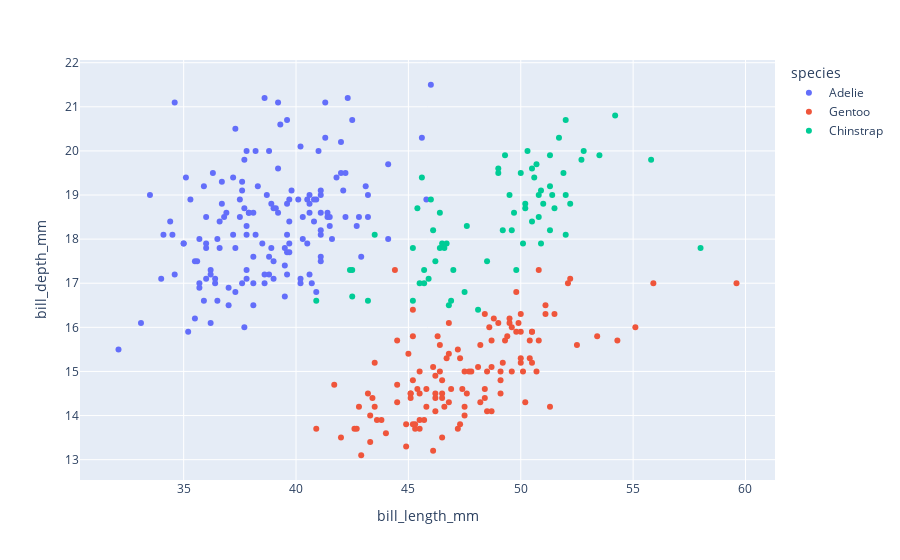

The code cell stored with this chart in its notebook:
### Markdown cell above
## Plotly

Let's create a scatterplot where we map:

- x --> bill length
- y --> bill depth
- color --> species

As a bonus, all of the plots that Plotly makes are interactive! Try hovering your cursor over a point or selecting a region of the scatterplot.

### Code cell
import plotly.express as px
px.scatter(df, x='bill_length_mm', y='bill_depth_mm', color='species')

### Figure 1 — Plotly figure (JSON) as saved in the notebook; plotly's stock layout.template omitted (floating-point values rounded to 4 significant figures; data arrays with more than 128 entries replaced by an {"elided": "..."} marker saying what was removed)
{"data": [{"hovertemplate": "species=Adelie<br>bill_length_mm=%{x}<br>bill_depth_mm=%{y}<extra></extra>", "legendgroup": "Adelie", "marker": {"color": "#636efa", "symbol": "circle"}, "mode": "markers", "name": "Adelie", "orientation": "v", "showlegend": true, "type": "scatter", "x": {"elided": "152 float values"}, "xaxis": "x", "y": {"elided": "152 float values"}, "yaxis": "y"}, {"hovertemplate": "species=Gentoo<br>bill_length_mm=%{x}<br>bill_depth_mm=%{y}<extra></extra>", "legendgroup": "Gentoo", "marker": {"color": "#EF553B", "symbol": "circle"}, "mode": "markers", "name": "Gentoo", "orientation": "v", "showlegend": true, "type": "scatter", "x": [46.1, 50.0, 48.7, 50.0, 47.6, 46.5, 45.4, 46.7, 43.3, 46.8, 40.9, 49.0, 45.5, 48.4, 45.8, 49.3, 42.0, 49.2, 46.2, 48.7, 50.2, 45.1, 46.5, 46.3, 42.9, 46.1, 44.5, 47.8, 48.2, 50.0, 47.3, 42.8, 45.1, 59.6, 49.1, 48.4, 42.6, 44.4, 44.0, 48.7, 42.7, 49.6, 45.3, 49.6, 50.5, 43.6, 45.5, 50.5, 44.9, 45.2, 46.6, 48.5, 45.1, 50.1, 46.5, 45.0, 43.8, 45.5, 43.2, 50.4, 45.3, 46.2, 45.7, 54.3, 45.8, 49.8, 46.2, 49.5, 43.5, 50.7, 47.7, 46.4, 48.2, 46.5, 46.4, 48.6, 47.5, 51.1, 45.2, 45.2, 49.1, 52.5, 47.4, 50.0, 44.9, 50.8, 43.4, 51.3, 47.5, 52.1, 47.5, 52.2, 45.5, 49.5, 44.5, 50.8, 49.4, 46.9, 48.4, 51.1, 48.5, 55.9, 47.2, 49.1, 47.3, 46.8, 41.7, 53.4, 43.3, 48.1, 50.5, 49.8, 43.5, 51.5, 46.2, 55.1, 44.5, 48.8, 47.2, NaN, 46.8, 50.4, 45.2, 49.9], "xaxis": "x", "y": [13.2, 16.3, 14.1, 15.2, 14.5, 13.5, 14.6, 15.3, 13.4, 15.4, 13.7, 16.1, 13.7, 14.6, 14.6, 15.7, 13.5, 15.2, 14.5, 15.1, 14.3, 14.5, 14.5, 15.8, 13.1, 15.1, 14.3, 15.0, 14.3, 15.3, 15.3, 14.2, 14.5, 17.0, 14.8, 16.3, 13.7, 17.3, 13.6, 15.7, 13.7, 16.0, 13.7, 15.0, 15.9, 13.9, 13.9, 15.9, 13.3, 15.8, 14.2, 14.1, 14.4, 15.0, 14.4, 15.4, 13.9, 15.0, 14.5, 15.3, 13.8, 14.9, 13.9, 15.7, 14.2, 16.8, 14.4, 16.2, 14.2, 15.0, 15.0, 15.6, 15.6, 14.8, 15.0, 16.0, 14.2, 16.3, 13.8, 16.4, 14.5, 15.6, 14.6, 15.9, 13.8, 17.3, 14.4, 14.2, 14.0, 17.0, 15.0, 17.1, 14.5, 16.1, 14.7, 15.7, 15.8, 14.6, 14.4, 16.5, 15.0, 17.0, 15.5, 15.0, 13.8, 16.1, 14.7, 15.8, 14.0, 15.1, 15.2, 15.9, 15.2, 16.3, 14.1, 16.0, 15.7, 16.2, 13.7, NaN, 14.3, 15.7, 14.8, 16.1], "yaxis": "y"}, {"hovertemplate": "species=Chinstrap<br>bill_length_mm=%{x}<br>bill_depth_mm=%{y}<extra></extra>", "legendgroup": "Chinstrap", "marker": {"color": "#00cc96", "symbol": "circle"}, "mode": "markers", "name": "Chinstrap", "orientation": "v", "showlegend": true, "type": "scatter", "x": [46.5, 50.0, 51.3, 45.4, 52.7, 45.2, 46.1, 51.3, 46.0, 51.3, 46.6, 51.7, 47.0, 52.0, 45.9, 50.5, 50.3, 58.0, 46.4, 49.2, 42.4, 48.5, 43.2, 50.6, 46.7, 52.0, 50.5, 49.5, 46.4, 52.8, 40.9, 54.2, 42.5, 51.0, 49.7, 47.5, 47.6, 52.0, 46.9, 53.5, 49.0, 46.2, 50.9, 45.5, 50.9, 50.8, 50.1, 49.0, 51.5, 49.8, 48.1, 51.4, 45.7, 50.7, 42.5, 52.2, 45.2, 49.3, 50.2, 45.6, 51.9, 46.8, 45.7, 55.8, 43.5, 49.6, 50.8, 50.2], "xaxis": "x", "y": [17.9, 19.5, 19.2, 18.7, 19.8, 17.8, 18.2, 18.2, 18.9, 19.9, 17.8, 20.3, 17.3, 18.1, 17.1, 19.6, 20.0, 17.8, 18.6, 18.2, 17.3, 17.5, 16.6, 19.4, 17.9, 19.0, 18.4, 19.0, 17.8, 20.0, 16.6, 20.8, 16.7, 18.8, 18.6, 16.8, 18.3, 20.7, 16.6, 19.9, 19.5, 17.5, 19.1, 17.0, 17.9, 18.5, 17.9, 19.6, 18.7, 17.3, 16.4, 19.0, 17.3, 19.7, 17.3, 18.8, 16.6, 19.9, 18.8, 19.4, 19.5, 16.5, 17.0, 19.8, 18.1, 18.2, 19.0, 18.7], "yaxis": "y"}], "layout": {"legend": {"title": {"text": "species"}, "tracegroupgap": 0}, "margin": {"t": 60}, "xaxis": {"anchor": "y", "domain": [0, 1], "title": {"text": "bill_length_mm"}}, "yaxis": {"anchor": "x", "domain": [0, 1], "title": {"text": "bill_depth_mm"}}}}
